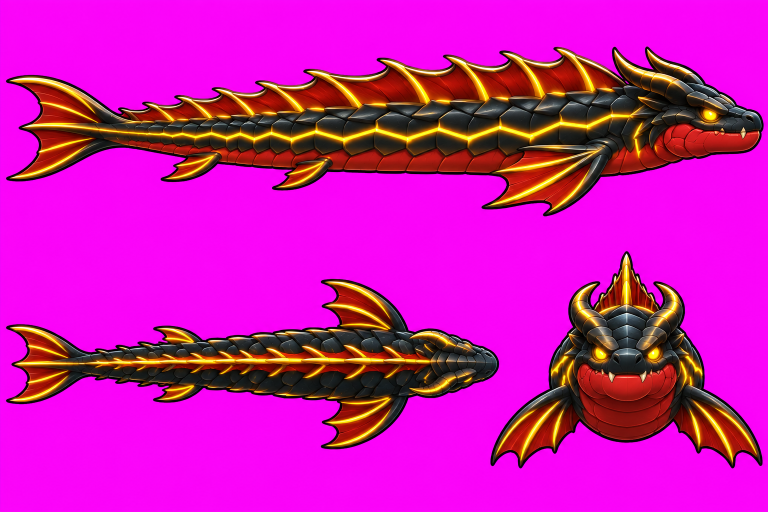
#> input picture MEGA BITE/Art/Leviathan_hse/sheet.png, 1536 x 1024 px, found by its file name (shown at 1/2 size)
$ python chest_build.py
#> lines starting #> are read from the running program, lines starting #| are printed output that depends on the picture; after the words box and inside, x2 and y2 are one past the last pixel; in counts of white or black regions, pixels touching at a corner belong together
"""MEGA BITE treasure chest from its design sheet (mb_sheet_prop_chest.png).
Three meshes: Body (wood box, gold frame, lock plate + gem), Lid (barrel lid, straps, end arches, coral/barnacle/seaweed cluster),
Gold (coin heap + two gems, seen when the lid is open). One 1024 px atlas cut from the sheet itself.
Axes (OBJ, y up): x = width (left..right in the front view), y = up, z = depth (+z = front). Units = studs. Origin = bottom centre."""
import numpy as np, cv2, json, math
from PIL import Image
from scipy import ndimage as ndi
import trimesh, shapely.geometry as sg

SH = np.asarray(Image.open('sheet.png').convert('RGB')).astype(np.float32)
M = np.array([255, 0, 255], np.float32)
dM = np.sqrt(((SH - M) ** 2).sum(-1)); FG = dM > 80
#> after `dM = np.sqrt(((SH - M) ** 2).sum(-1))`:
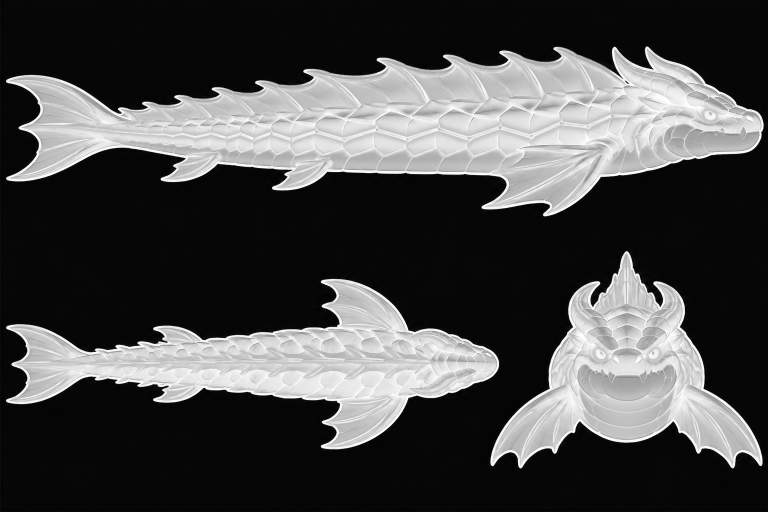
#> dM: shape (1024, 1536) float32 (shown at 1/2 size); min 0, max 360.7, mean 103.3; drawn with min black and max white
#> after `FG = dM > 80`:
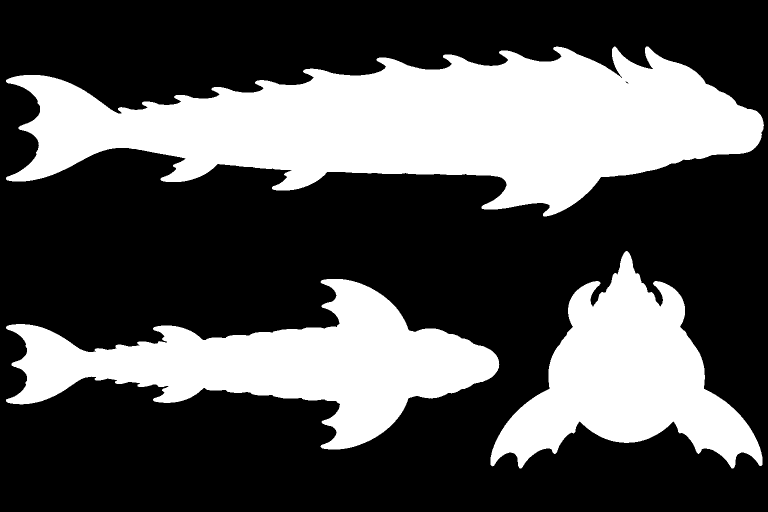
#> FG: shape (1024, 1536) bool (shown at 1/2 size); 33.2% white; 3 white regions, box (x1, y1, x2, y2) and area: (12, 93, 1528, 433) 281544, (12, 558, 999, 899) 134265, (981, 502, 1525, 937) 106234
hsv = cv2.cvtColor(SH.astype(np.uint8), cv2.COLOR_RGB2HSV).astype(np.float32); hh, ss, vv = hsv[..., 0], hsv[..., 1], hsv[..., 2]
#> after `hsv = cv2.cvtColor(SH.astype(np.uint8), cv2.COLOR_RGB2HSV).astype(np.f`:
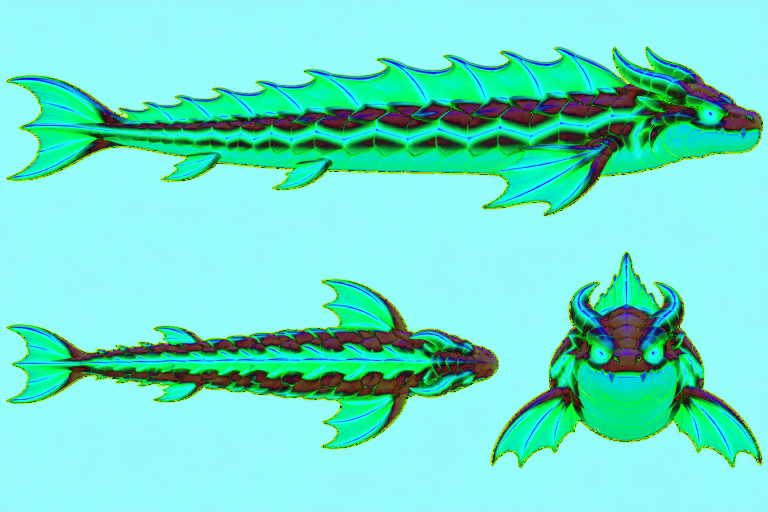
#> hsv: shape (1024, 1536, 3) float32 (shown at 1/2 size); mean R, G, B 110.5, 227.4, 207
#> after `hh, ss, vv = (hsv[..., 0], hsv[..., 1], hsv[..., 2])`:
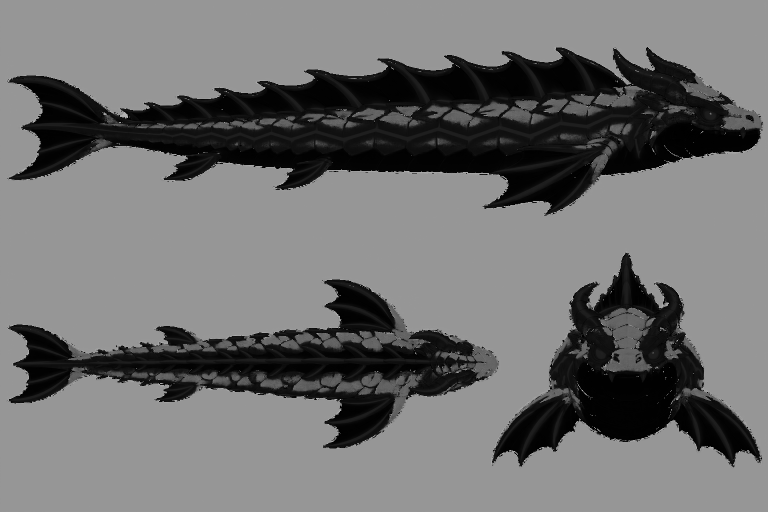
#> hh: shape (1024, 1536) float32 (shown at 1/2 size); min 0, max 179, mean 110.9
#> after `hh, ss, vv = (hsv[..., 0], hsv[..., 1], hsv[..., 2])`:
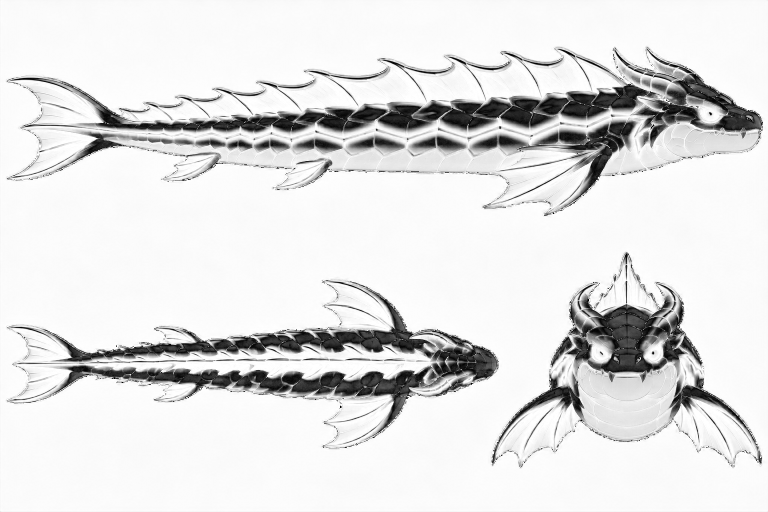
#> ss: shape (1024, 1536) float32 (shown at 1/2 size); min 0, max 255, mean 224.9
#> after `hh, ss, vv = (hsv[..., 0], hsv[..., 1], hsv[..., 2])`:
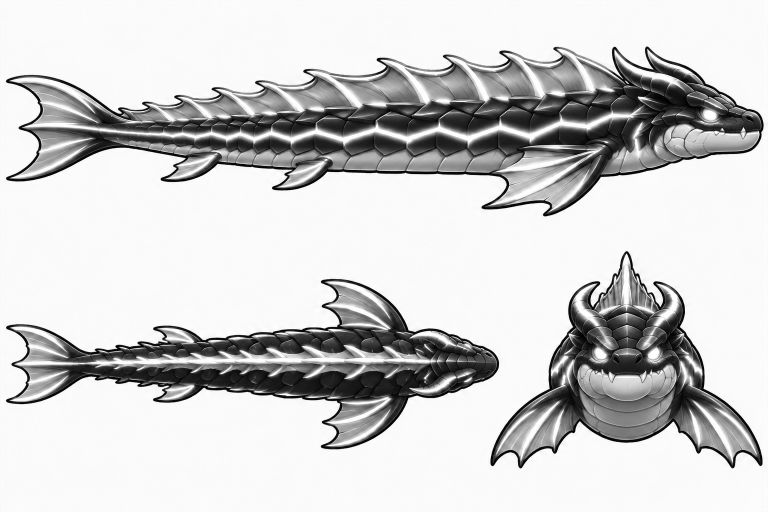
#> vv: shape (1024, 1536) float32 (shown at 1/2 size); min 0, max 255, mean 205
DECOR = FG & (((hh > 150) | (hh < 4)) & (ss > 70) & (vv > 140) | ((hh > 35) & (hh < 75) & (ss > 70)) | ((ss < 70) & (vv > 150)))
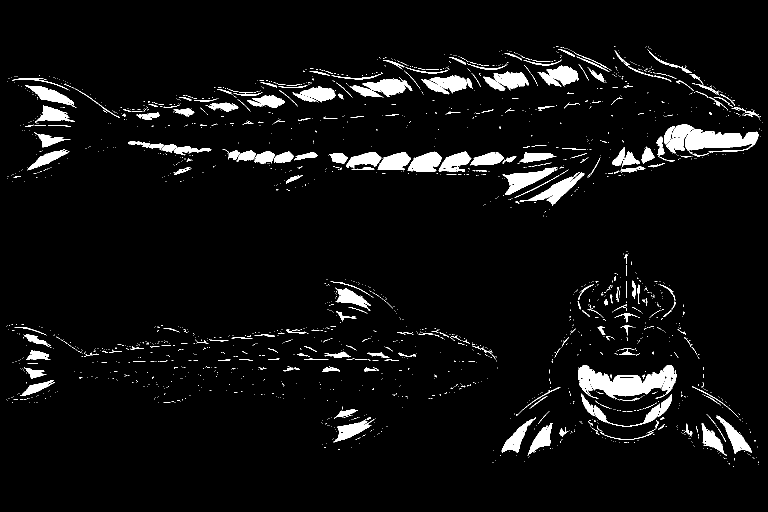
#> DECOR: shape (1024, 1536) bool (shown at 1/2 size); 5% white; 2086 white regions (1853 under 20 px), largest, box (x1, y1, x2, y2) and area: (1156, 730, 1353, 799) 7047, (1328, 249, 1517, 307) 6220, (1005, 334, 1115, 389) 2199

# ---------------------------------------------------------------- measured from the sheet (px)
S_F, XC_F, Y0_F = 32.5, 438.5, 463.0          # front view: px per stud, centre column, floor row
HX, HZ = 7.0, 4.9                              # half width (the feet), half depth
WALL = 6.74                                    # half width of the posts / walls (the feet and caps stand out from them)
# the sheet's views disagree on the depth (end view 9.2 studs, top view 10.5): the model uses 9.8 and each view's texture
# is mapped with its own horizontal scale
S_T, XC_T, YC_T, S_TZ = 34.2, 424.5, 770.0, 170.0 / HZ     # top view (front of the chest = bottom of the view)
S_E, XC_E, Y0_E, S_EZ = 33.7, 1108.5, 957.0, 154.5 / HZ    # end view (front of the chest = left)
RIM = 5.82                                     # top of the body = hinge height
RY, RZ = 4.52, HZ - 0.12                       # lid: half-ellipse (height, half depth)
LID_X = 6.72                                   # the lid's half length; its ends are rounded (front view: 2.55 studs, top view: 1.3)
STRAP_X, STRAP_W = 3.6, 1.9

parts = []   # (group, kind, V, F)  kind: 'proj' | 'lid' | ('sw', name) | 'decorF' | 'decorE'
def add(group, kind, V, F): parts.append((group, kind, np.asarray(V, float), np.asarray(F, int)))
def box(x0, x1, y0, y1, z0, z1):
    V = [(x0, y0, z0), (x1, y0, z0), (x1, y1, z0), (x0, y1, z0), (x0, y0, z1), (x1, y0, z1), (x1, y1, z1), (x0, y1, z1)]
    F = [(0, 2, 1), (0, 3, 2), (4, 5, 6), (4, 6, 7), (0, 1, 5), (0, 5, 4), (3, 6, 2), (3, 7, 6), (0, 4, 7), (0, 7, 3), (1, 2, 6), (1, 6, 5)]
    return np.array(V, float), np.array(F)
def dome(c, r, n=7, squash=0.42, axis='z', sign=1):   # a rivet: a low rounded dome (two rings + a flat tip) sitting on a face
    ax = {'x': 0, 'y': 1, 'z': 2}[axis]; o = [i for i in range(3) if i != ax]
    V = []; F = []
    for (rr, hh_) in ((1.0, 0.0), (0.62, 0.72)):
        for i in range(n):
            a_ = 2 * math.pi * i / n; p = np.array(c, float); p[o[0]] += r * rr * math.cos(a_); p[o[1]] += r * rr * math.sin(a_); p[ax] += sign * r * squash * hh_; V.append(p)
    tip = np.array(c, float); tip[ax] += sign * r * squash; V.append(tip)
    for i in range(n):
        j = (i + 1) % n
        F += [(i, j, n + j), (i, n + j, n + i), (n + i, n + j, 2 * n)]
    return fix(np.array(V), np.array(F))
def fix(V, F):   # outward winding
    m = trimesh.Trimesh(V, F, process=False)
    if m.is_watertight:
        trimesh.repair.fix_normals(m); return np.asarray(m.vertices), np.asarray(m.faces)
    V = np.asarray(V, float); F = np.asarray(F).copy(); c = V.mean(0)
    for i, f in enumerate(F):
        nrm = np.cross(V[f[1]] - V[f[0]], V[f[2]] - V[f[0]])
        if np.dot(nrm, V[f].mean(0) - c) < 0: F[i] = f[[0, 2, 1]]
    return V, F

# ---------------------------------------------------------------- BODY
ZW = HZ - (HX - WALL)   # the walls' half depth
add('Body_Wood', 'proj', *box(-WALL + 0.12, WALL - 0.12, 0.3, RIM - 0.1, -ZW + 0.12, ZW - 0.12))
add('Body_Base', 'proj', *box(-WALL - 0.1, WALL + 0.1, 0, 0.95, -ZW - 0.1, ZW + 0.1))
add('Body_Rim', 'proj', *box(-WALL - 0.1, WALL + 0.1, RIM - 1.42, RIM, -ZW - 0.1, ZW + 0.1))
for sx in (-1, 1):
    for sz in (-1, 1):
        x0, x1 = sorted((sx * (WALL + 0.04), sx * (WALL - 1.7))); z0, z1 = sorted((sz * (ZW + 0.04), sz * (ZW - 1.7)))
        add('Body_Post', 'proj', *box(x0, x1, 0, RIM, z0, z1))
        x0, x1 = sorted((sx * HX, sx * (HX - 2.3))); z0, z1 = sorted((sz * HZ, sz * (HZ - 2.3)))
        add('Body_Foot', 'proj', *box(x0, x1, 0, 1.8, z0, z1))
        CX, CZ = 7.12, HZ + 0.12
        x0, x1 = sorted((sx * CX, sx * (CX - 2.5))); z0, z1 = sorted((sz * CZ, sz * (CZ - 2.5)))
        add('Body_Cap', 'proj', *box(x0, x1, 4.1, 6.18, z0, z1))
        # rivets on the front/back faces and the end faces of the caps and feet
#> (the run stopped early here; a loop or call above may not have finished)
